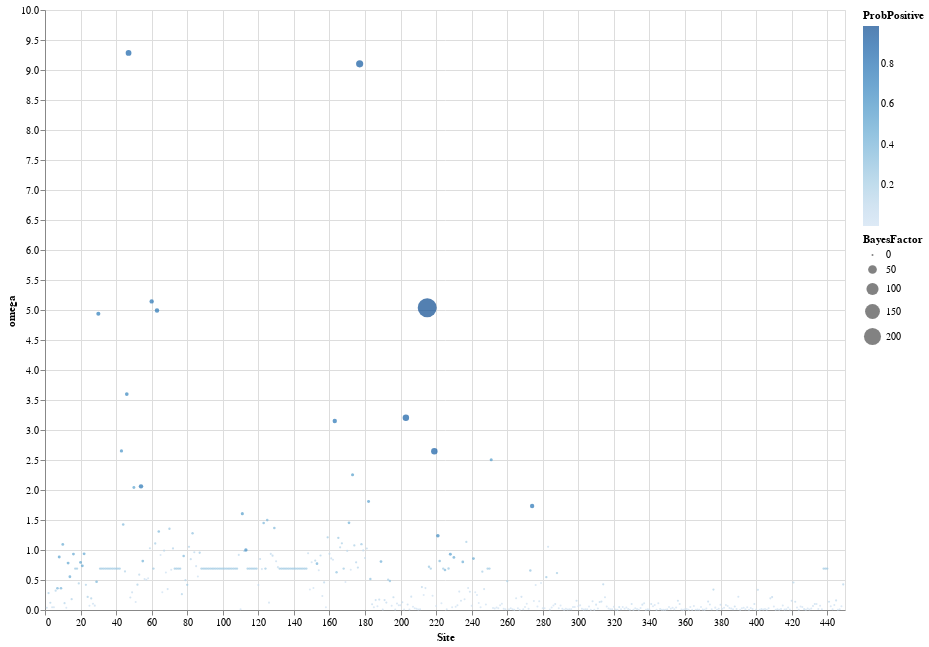

The code cell stored with this chart in its notebook:
### Code cell
df["BayesFactor"] = df["BayesFactor[alpha<beta]"]
df["ProbNegative"] = df["Prob[alpha>beta]"]
df["ProbPositive"] = df["Prob[alpha<beta]"]

source = df

line = alt.Chart(source).mark_circle().encode(
    x= 'Site',
    y= 'omega',
    size = "BayesFactor",
    color = "ProbPositive"
).properties(
    width=800,
    height=600)

line

### Figure 1 — Vega-Lite specification as saved in the notebook (floating-point values rounded to 4 significant figures; data arrays with more than 128 entries replaced by an {"elided": "..."} marker saying what was removed)
{"config": {"view": {"continuousWidth": 400, "continuousHeight": 300}}, "data": {"name": "data-38e86269a03369e3c09efb410c1365e3"}, "mark": "circle", "encoding": {"color": {"type": "quantitative", "field": "ProbPositive"}, "size": {"type": "quantitative", "field": "BayesFactor"}, "x": {"type": "quantitative", "field": "Site"}, "y": {"type": "quantitative", "field": "omega"}}, "height": 600, "width": 800, "$schema": "https://vega.github.io/schema/vega-lite/v4.8.1.json", "datasets": {"data-38e86269a03369e3c09efb410c1365e3": {"elided": "449 records"}}}
